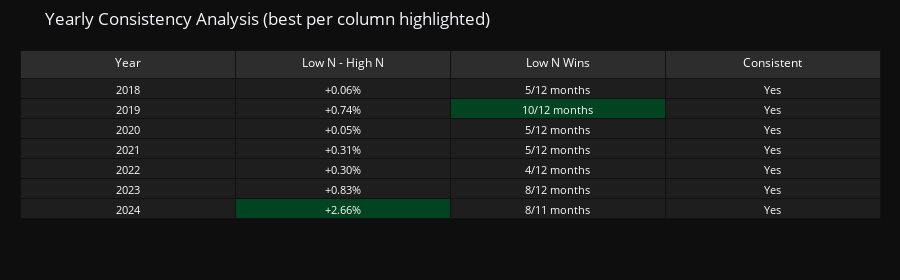

Source (notebook cell):
### Markdown cell above
## 8. Robustness Check: Yearly Consistency

Does the pattern hold across different years?

### Code cell
print("Test 6: Yearly Consistency")
print("=" * 60)
print()

dates = results[1]['date'].values
years = pd.DatetimeIndex(dates).year

yearly_results = []
for year in sorted(set(years)):
    year_mask = years == year
    if np.sum(year_mask) >= 6:  # At least 6 months
        low_year = np.mean([alphas[n][year_mask] for n in range(1, 6)], axis=0)
        high_year = np.mean([alphas[n][year_mask] for n in range(6, 11)], axis=0)
        diff_year = np.mean(low_year - high_year)
        n_positive = np.sum(low_year > high_year)
        n_total = len(low_year)
        
        yearly_results.append({
            'year': str(year),
            'diff': diff_year * 100,
            'wins': f'{n_positive}/{n_total} months',
            'win_ratio': n_positive / n_total,
            'consistent': 'Yes' if diff_year > 0 else 'No'
        })

# Find best values for highlighting
diffs = [r['diff'] for r in yearly_results]
win_ratios = [r['win_ratio'] for r in yearly_results]

best_diff_idx = np.argmax(diffs)
best_win_idx = np.argmax(win_ratios)

n_years = len(yearly_results)
def make_colors_year(best_idx):
    return ['#004422' if i == best_idx else '#1e1e1e' for i in range(n_years)]

cell_colors = [
    ['#1e1e1e'] * n_years,  # Year - no highlight
    make_colors_year(best_diff_idx),  # Difference
    make_colors_year(best_win_idx),   # Wins
    ['#1e1e1e'] * n_years,  # Consistent - no highlight (all Yes)
]

# Create table
yearly_data = {
    'Year': [r['year'] for r in yearly_results],
    'Low N - High N': [f"{r['diff']:+.2f}%" for r in yearly_results],
    'Low N Wins': [r['wins'] for r in yearly_results],
    'Consistent': [r['consistent'] for r in yearly_results]
}

fig = go.Figure(data=[go.Table(
    header=dict(
        values=list(yearly_data.keys()),
        fill_color='#2d2d2d',
        font=dict(color='white', size=12),
        align='center'
    ),
    cells=dict(
        values=list(yearly_data.values()),
        fill_color=cell_colors,
        font=dict(color='white', size=11),
        align='center'
    )
)])

fig.update_layout(
    title='Yearly Consistency Analysis (best per column highlighted)',
    paper_bgcolor='#0e0e0e',
    margin=dict(l=20, r=20, t=50, b=20),
    height=280
)
fig.show()

n_consistent = sum(1 for r in yearly_results if r['consistent'] == 'Yes')
n_years = len(yearly_results)
print(f"\nCONCLUSION: Pattern holds in {n_consistent}/{n_years} years ({n_consistent/n_years*100:.0f}%)")

### Figure 1 — Plotly figure (JSON) as saved in the notebook; plotly's stock layout.template omitted (floating-point values rounded to 4 significant figures)
{"data": [{"cells": {"align": "center", "fill": {"color": [["#1e1e1e", "#1e1e1e", "#1e1e1e", "#1e1e1e", "#1e1e1e", "#1e1e1e", "#1e1e1e"], ["#1e1e1e", "#1e1e1e", "#1e1e1e", "#1e1e1e", "#1e1e1e", "#1e1e1e", "#004422"], ["#1e1e1e", "#004422", "#1e1e1e", "#1e1e1e", "#1e1e1e", "#1e1e1e", "#1e1e1e"], ["#1e1e1e", "#1e1e1e", "#1e1e1e", "#1e1e1e", "#1e1e1e", "#1e1e1e", "#1e1e1e"]]}, "font": {"color": "white", "size": 11}, "values": [["2018", "2019", "2020", "2021", "2022", "2023", "2024"], ["+0.06%", "+0.74%", "+0.05%", "+0.31%", "+0.30%", "+0.83%", "+2.66%"], ["5/12 months", "10/12 months", "5/12 months", "5/12 months", "4/12 months", "8/12 months", "8/11 months"], ["Yes", "Yes", "Yes", "Yes", "Yes", "Yes", "Yes"]]}, "header": {"align": "center", "fill": {"color": "#2d2d2d"}, "font": {"color": "white", "size": 12}, "values": ["Year", "Low N - High N", "Low N Wins", "Consistent"]}, "type": "table"}], "layout": {"height": 280, "margin": {"b": 20, "l": 20, "r": 20, "t": 50}, "paper_bgcolor": "#0e0e0e", "title": {"text": "Yearly Consistency Analysis (best per column highlighted)"}}}
